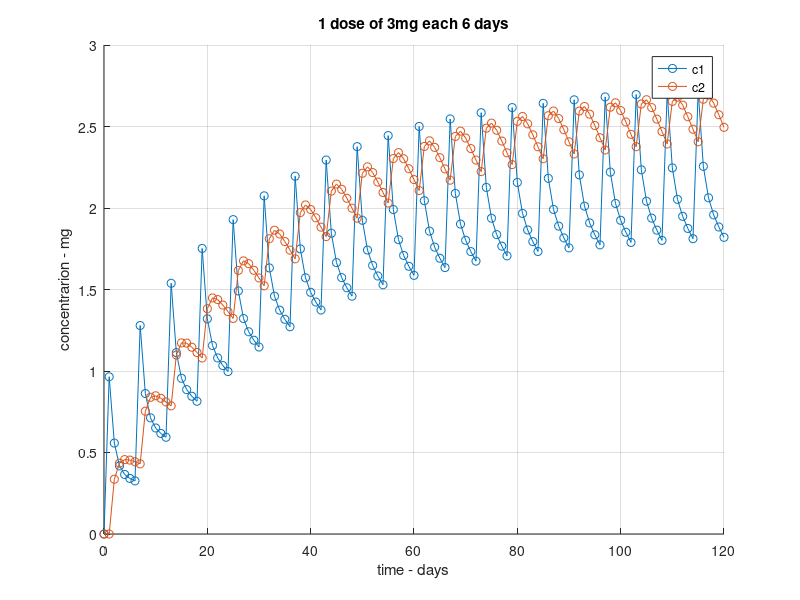

MATLAB code for this plot:
%  Matlab arrays start in one index, so you need to performa shift to align
%  with the array given in the exercicse

K12 = 0.3 * 3600; 
K21 = 0.2455 * 3600; 
K10 = 0.0643 *3600;
V1 = 3110; 
V2 = 3100; 
delta = 1000; 
sampling = 1; % in days

numberOfDays = 120;
% d = upsample(zeros(1, 100) + 3, 6); 
d = upsample(zeros(1,20)+3,6);

d(121) = 0;
c1 = zeros(1, 120);
c2 = zeros(1, 120);
t = zeros (1, 120);


% Declare the figure i will need to use
figure(1)
grid on 
hold on
title('1 dose of 3mg each 6 days'); 
xlabel('time - days');
ylabel('concentrarion - mg');

% setting of initial condition 
c1(1) = 0;
c2(1) = 0;

coeficientMatrix1 = [-1/V1 * (K12 + K10), 1/V1 * K21; 1/V2 * K12, -1/V2 * K21];
coeficientMatrix2 = [1/V1; 0];

for ii = 1:numberOfDays
    t(ii+1) = ii * sampling;
    
    C = coeficientMatrix1 * [c1(ii); c2(ii)]...
        + coeficientMatrix2 * delta * d(ii);
    
    c1(ii+1) = c1(ii) + sampling * C(1);
    c2(ii+1) = c2(ii) + sampling * C(2);
end 

figure(1)
plot(t, c1, 'o-'); 
plot(t, c2, 'o-');
legend('c1', 'c2');